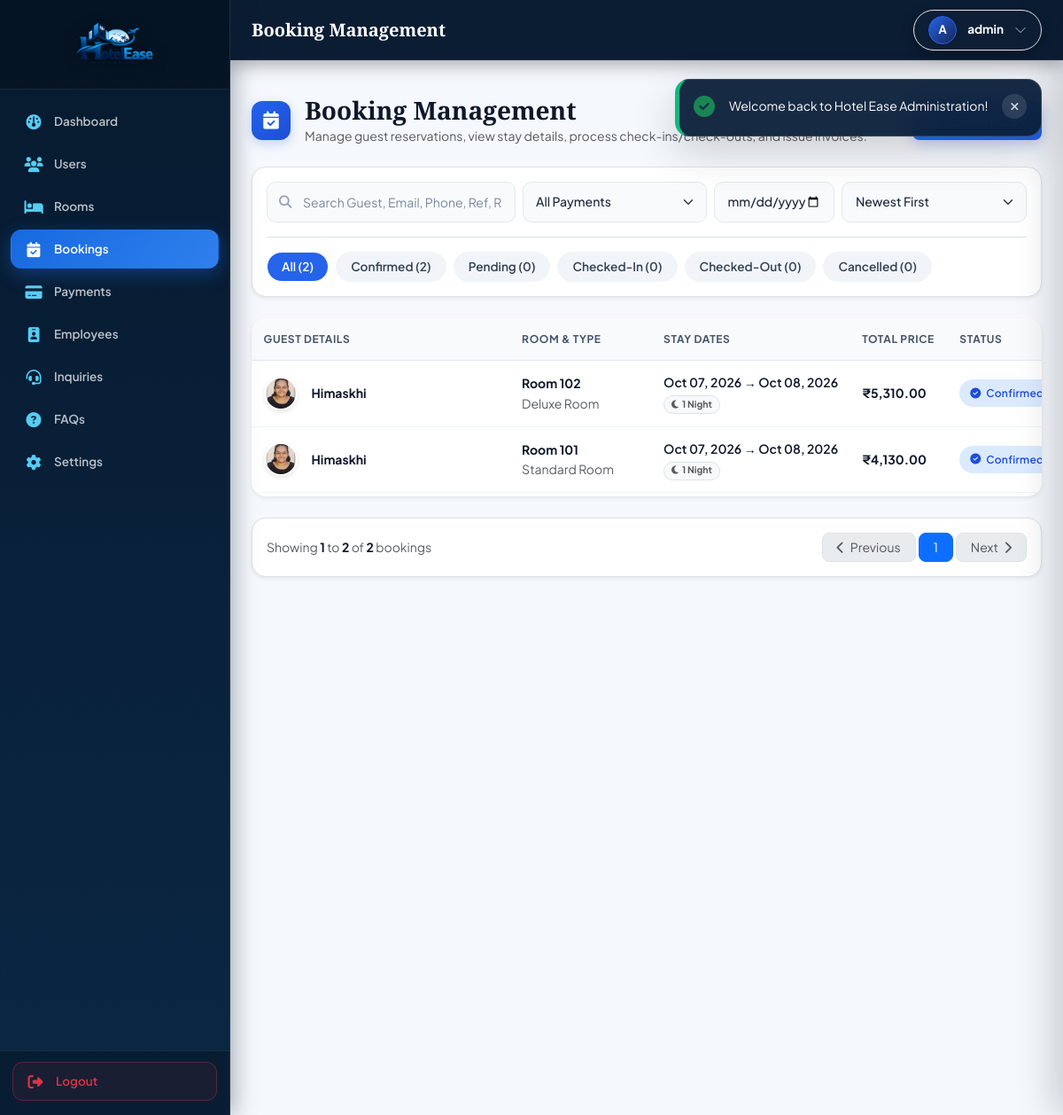
Screenshot of /admin/bookings.php (signed in) with the database file from the repository.
### tables this page shows
CREATE TABLE `bookings` (
  `booking_id` int(11) NOT NULL,
  `customer_id` int(11) NOT NULL,
  `room_id` int(11) NOT NULL,
  `check_in` date NOT NULL,
  `check_out` date NOT NULL,
  `adults` int(11) DEFAULT 1,
  `children` int(11) DEFAULT 0,
  `special_request` text DEFAULT NULL,
  `booking_status` enum('Pending','Confirmed','Checked-In','Checked-Out','Cancelled') DEFAULT 'Pending',
  `total_amount` decimal(10,2) NOT NULL,
  `created_at` timestamp NOT NULL DEFAULT current_timestamp()
);

CREATE TABLE `customers` (
  `customer_id` int(11) NOT NULL,
  `name` varchar(150) NOT NULL,
  `gender` enum('Male','Female','Other') DEFAULT 'Male',
  `mobile` varchar(20) NOT NULL,
  `email` varchar(150) NOT NULL,
  `address` text DEFAULT NULL,
  `id_proof` varchar(100) DEFAULT NULL,
  `password` varchar(255) NOT NULL,
  `plain_password` varchar(150) DEFAULT NULL,
  `created_at` timestamp NOT NULL DEFAULT current_timestamp(),
  `profile_pic` varchar(255) DEFAULT NULL,
  `pref_language` varchar(10) DEFAULT 'en',
  `pref_currency` varchar(10) DEFAULT 'INR',
  `pref_timezone` varchar(50) DEFAULT 'Asia/Kolkata',
  `pref_date_format` varchar(20) DEFAULT 'DD/MM/YYYY',
  `save_booking_info` tinyint(1) DEFAULT 1,
  `show_recommended` tinyint(1) DEFAULT 1,
  `remember_room_type` tinyint(1) DEFAULT 1,
  `enable_personalized` tinyint(1) DEFAULT 1,
  `notif_email` tinyint(1) DEFAULT 1,
  `notif_reminders` tinyint(1) DEFAULT 1,
  `notif_offers` tinyint(1) DEFAULT 1,
  `notif_price_alerts` tinyint(1) DEFAULT 0,
  `theme_preference` varchar(20) DEFAULT 'light',
  `status` varchar(20) DEFAULT 'Active'
);

CREATE TABLE `rooms` (
  `room_id` int(11) NOT NULL,
  `room_no` varchar(20) NOT NULL,
  `room_type_id` int(11) NOT NULL,
  `price` decimal(10,2) NOT NULL,
  `capacity` int(11) NOT NULL DEFAULT 2,
  `description` text DEFAULT NULL,
  `amenities` text DEFAULT NULL,
  `image` varchar(255) DEFAULT NULL,
  `status` enum('Available','Reserved','Occupied','Maintenance') DEFAULT 'Available',
  `created_at` timestamp NOT NULL DEFAULT current_timestamp(),
  `floor` varchar(50) DEFAULT 'Floor 1',
  `bed_type` varchar(50) DEFAULT 'King Bed'
);

CREATE TABLE `room_types` (
  `room_type_id` int(11) NOT NULL,
  `type_name` varchar(100) NOT NULL,
  `description` text DEFAULT NULL
);

### admin/bookings.php (the view, shortened to what the rows shown need)
<?php
require_once __DIR__ . '/../includes/header.php';
$pdo = getDBConnection();
$bookings = [];
if ($pdo) {
    $stmt = $pdo->query("
        SELECT b.*,
               c.name as customer_name, c.email as customer_email, c.mobile as customer_mobile,
               c.id_proof as customer_id_proof, c.profile_pic,
               r.room_no, r.price as room_price, r.image as room_image,
               rt.type_name,
               p.payment_status, p.payment_mode, p.transaction_id
        FROM `bookings` b
        JOIN `customers` c ON b.customer_id = c.customer_id
        JOIN `rooms` r ON b.room_id = r.room_id
        JOIN `room_types` rt ON r.room_type_id = rt.room_type_id
        LEFT JOIN `payments` p ON b.booking_id = p.booking_id
        ORDER BY b.booking_id DESC
    ");
    $bookings = $stmt->fetchAll();
}
?>
<link rel="stylesheet" href="../assets/css/admin-bookings.css?v=20261006-2">
<main class="main-content">
<?php
include __DIR__ . '/includes/navbar.php';
?>
<div class="container-fluid px-4 py-3">
    <div id="bookingsTableViewContainer" class="card border-0 shadow-sm rounded-4 bg-white overflow-hidden mb-4">
        <div class="table-responsive">
            <table class="table bookings-table align-middle mb-0">
                <thead>
                    <tr>
                        <th>Guest Details</th>
                        <th style="width: 160px;">Room &amp; Type</th>
                        <th style="width: 160px;">Stay Dates</th>
                        <th style="width: 110px;">Total Price</th>
                        <th style="width: 130px;">Status</th>
                    </tr>
                </thead>
                <tbody>
                    <?php if (!empty($bookings)): ?>
                        <?php foreach ($bookings as $b): ?>
                            <?php
                            $b_json = htmlspecialchars(json_encode($b, JSON_HEX_APOS|JSON_HEX_QUOT|JSON_HEX_TAG|JSON_HEX_AMP), ENT_QUOTES, 'UTF-8');
                            $cin = new DateTime($b['check_in']);
                            $cout = new DateTime($b['check_out']);
                            $nights = $cin->diff($cout)->days;
                            ?>
                            <tr class="booking-row-item" data-booking="<?php echo $b_json; ?>" onclick="openBookingDrawer(this)">
                                <td class="text-nowrap">
                                    <div class="d-flex align-items-center gap-3 text-nowrap">
                                        <?php
                                        $pic_url = !empty($b['profile_pic']) ? format_img_url($b['profile_pic']) : '';
                                        ?>
                                        <?php if (!empty($pic_url)): ?>
                                            <img src="<?php echo htmlspecialchars($pic_url); ?>"
                                                 alt="Guest Avatar" class="customer-avatar-thumb flex-shrink-0"
                                                 onerror="this.style.display='none'; var f=this.nextElementSibling; if(f) f.style.display='flex';"
                                                 onclick="event.stopPropagation(); openPhotoPreview('<?php echo htmlspecialchars($pic_url); ?>', '<?php echo htmlspecialchars(addslashes($b['customer_name'])); ?> Profile Photo');">
                                        <?php else: ?>
                                            <div class="customer-avatar-thumb flex-shrink-0">
                                                <?php echo strtoupper(substr($b['customer_name'] ?? 'G', 0, 1)); ?>
                                            </div>
                                        <?php endif; ?>
                                        <span class="fw-bold text-navy clickable-row-item text-nowrap"><?php echo htmlspecialchars($b['customer_name']); ?></span>
                                    </div>
                                </td>
                                <td class="text-nowrap">
                                    <div class="d-flex align-items-center gap-3 text-nowrap">
                                        <div class="text-nowrap">
                                            <div class="fw-bold text-navy mb-0 text-nowrap">Room <?php echo htmlspecialchars($b['room_no']); ?></div>
                                            <div class="extra-small text-muted text-nowrap"><?php echo htmlspecialchars($b['type_name']); ?></div>
                                        </div>
                                    </div>
                                </td>
                                <td class="text-nowrap">
                                    <div class="fw-semibold text-navy extra-small mb-0.5">
                                        <?php echo date('M d, Y', strtotime($b['check_in'])); ?> &rarr; <?php echo date('M d, Y', strtotime($b['check_out'])); ?>
                                    </div>
                                    <div class="badge bg-light text-muted border px-2 py-0.5 extra-small rounded-pill">
                                        <i class="fa-solid fa-moon me-1"></i><?php echo $nights; ?> <?php echo $nights === 1 ? 'Night' : 'Nights'; ?>
                                    </div>
                                </td>
                                <td class="fw-bold text-navy text-nowrap">
                                    ₹<?php echo number_format($b['total_amount'], 2); ?>
                                </td>
                                <td class="text-nowrap">
                                    <?php
                                    $st = $b['booking_status'] ?? 'Pending';
                                    if ($st === 'Pending') echo '<span class="badge-status badge-status-pending"><i class="fa-solid fa-clock"></i> Pending</span>';
                                    elseif ($st === 'Confirmed') echo '<span class="badge-status badge-status-confirmed"><i class="fa-solid fa-circle-check"></i> Confirmed</span>';
                                    elseif ($st === 'Checked-In') echo '<span class="badge-status badge-status-checked-in"><i class="fa-solid fa-bed"></i> Checked-In</span>';
                                    elseif ($st === 'Checked-Out') echo '<span class="badge-status badge-status-checked-out"><i class="fa-solid fa-right-from-bracket"></i> Checked-Out</span>';
                                    elseif ($st === 'Cancelled') echo '<span class="badge-status badge-status-cancelled"><i class="fa-solid fa-ban"></i> Cancelled</span>';
                                    ?>
                                </td>
                            </tr>
                        <?php endforeach; ?>
                    <?php endif; ?>
                </tbody>
            </table>
        </div>
    </div>
</div>
</main>
<?php require_once __DIR__ . '/../includes/footer.php'; ?>

### admin/includes/navbar.php (shortened to what the rows shown need)
<?php
$loggedAdminNav = get_logged_admin() ?? [
    'username' => $_SESSION['admin_username'] ?? 'Admin',
    'email' => $_SESSION['admin_email'] ?? 'admin@hotelease.com'
];
$adminDisplayName = $loggedAdminNav['name'] ?? $loggedAdminNav['username'] ?? 'Admin';
?>
<div class="top-sticky-navbar d-flex align-items-center mb-4">
    <div class="container-fluid px-4 d-flex align-items-center justify-content-between">
        <div class="d-flex align-items-center gap-3">
            <div class="dropdown position-relative topbar-dropdown-container" id="adminProfileDropdownContainer">
                <button id="adminProfileDropdownBtn" class="btn bg-white rounded-pill px-3 py-1.5 d-flex align-items-center gap-2 shadow-sm border admin-nav-pill" type="button" aria-expanded="false" style="border-color: #E2E8F0 !important;">
                    <div class="avatar rounded-circle fw-bold d-flex align-items-center justify-content-center text-white shadow-sm" style="width: 32px; height: 32px; font-size: 13px; background: linear-gradient(135deg, #2563EB 0%, #172554 100%); border: 1px solid #2563EB;">
                        A
                    </div>
                    <span class="small fw-bold d-none d-sm-inline ms-1" style="color: #172554; font-size: 13.5px;"><?php echo htmlspecialchars($adminDisplayName); ?></span>
                    <i class="bi bi-chevron-down small text-muted ms-1 nav-chevron-icon" id="adminDropdownChevron"></i>
                </button>
            </div>
        </div>
    </div>
</div>

### rows the page displays
bookings: customer.profile_pic (picture), customer.name "Himaskhi", room.room_no "102", room_types.type_name "Deluxe Room", check_in "Oct 07, 2026", check_out "Oct 08, 2026", nights "1", shows "Night", total_amount "5,310.00", booking_status "Confirmed" (drawn)
bookings: customer.profile_pic (picture), customer.name "Himaskhi", room.room_no "101", room_types.type_name "Standard Room", check_in "Oct 07, 2026", check_out "Oct 08, 2026", nights "1", shows "Night", total_amount "4,130.00", booking_status "Confirmed" (drawn)

### other values shown
strip_tags($toast['message']) "Welcome back to Hotel Ease Administration!"
$page_title "Booking Management"
$adminDisplayName "admin"
$total_count "2"
$confirmed_count "2"
$pending_count "0"
$checkedin_count "0"
$checkedout_count "0"
$cancelled_count "0"
